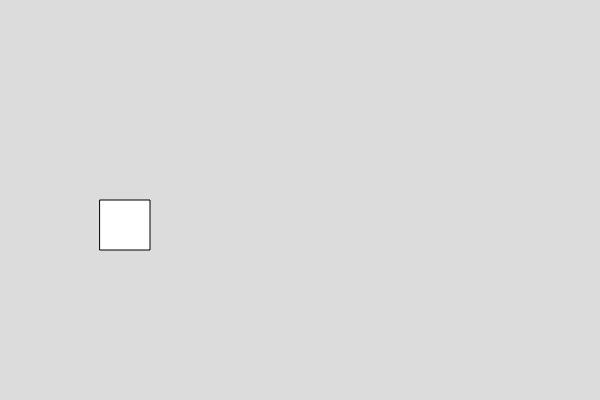
Frame 1 (no input)
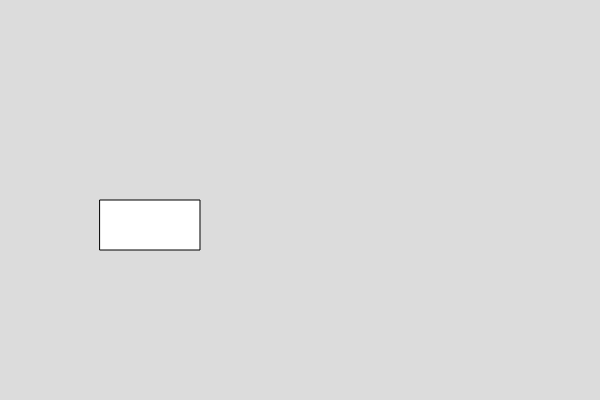
Frame 60 (no input)
Frame 120 (the mouse pressed at the canvas centre since frame 60): identical to frame 60, image omitted

The p5.js sketch that drew these frames (run headless with seeded random() and noise() and a simulated clock; from frame 60 on, the mouse is pressed at the canvas centre):

// p5.js sketch
// ── sketch.js

var box1;

function setup() {
  createCanvas(600, 400);
  box1 = new Box()
}

function draw() {
  background(220);
  box1.show()
  box1.width(99.99)
}


// ── box.js
class Box
  {
    constructor()
    {
      this.x =100;
      this.y = 200
      this.w = 50;
      this.h = 50;
    }
    
    show()
    {
      rect(this.x,this.y,this.w,this.h)
    }
    
    //write function to set the width of the box
    width(w){
      this.w = w
    }
  }

  
